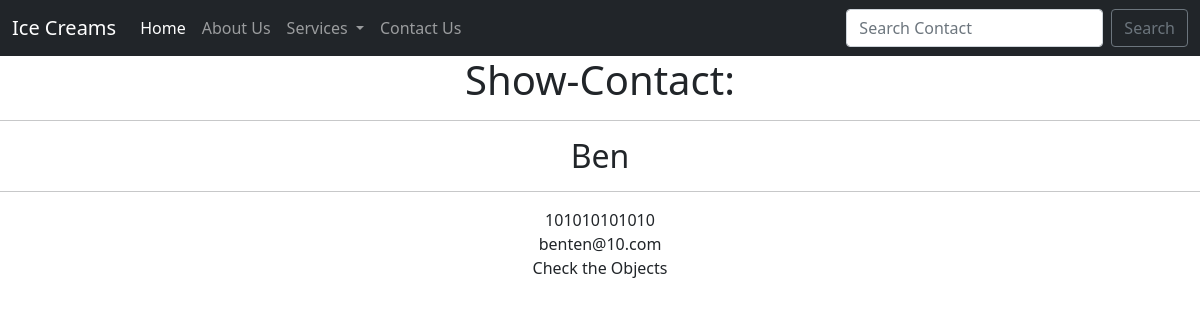
The page /show_contact/4 on the database its author committed.
### home/models.py (models this page shows)
class Contact(models.Model):
    name = models.CharField(max_length=122)
    email = models.CharField(max_length=122)
    phone = models.CharField(max_length=12)
    desc = models.TextField()
    date = models.DateField()
    def __str__(self):
        return self.name

### home/views.py (the view)
# urls.py: path('show_contact/<contact_id>', views.show_contact_view, name ='show_contact'),
def show_contact_view(request, contact_id):
    contact = Contact.objects.get(pk=contact_id)
    context = {
        'contact' : contact,
    }
    return render(request, 'show_contact.html', context )

### templates/show_contact.html (shortened to what this page needs)
{% extends 'base.html' %}
{% load static %}
{% block body %}
    <center>
    <h1>Show-Contact:</h1>
    <hr/>
    <h2>{{contact}}</h2>
    <hr/>
    {{contact.phone}}<br/>
    {{contact.email}}<br/>
    {{contact.desc}}<br/>
    </center>
{% endblock body %}

### rows shown on the page
Contact: name "Ben", phone "101010101010", email "benten@10.com", desc "Check the Objects"
